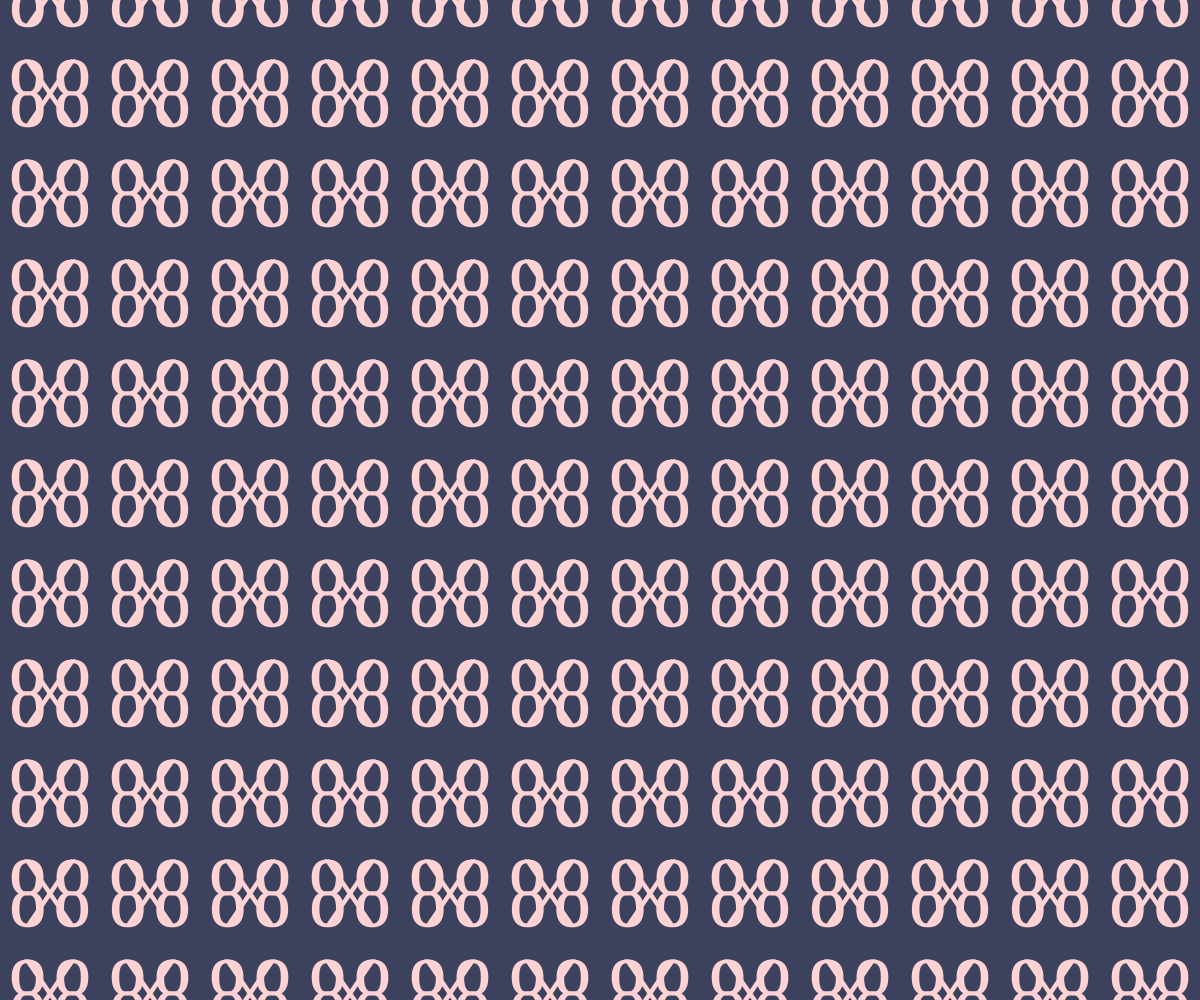
Frame 1 (no input)
Frame 60 (no input): identical to frame 1, image omitted
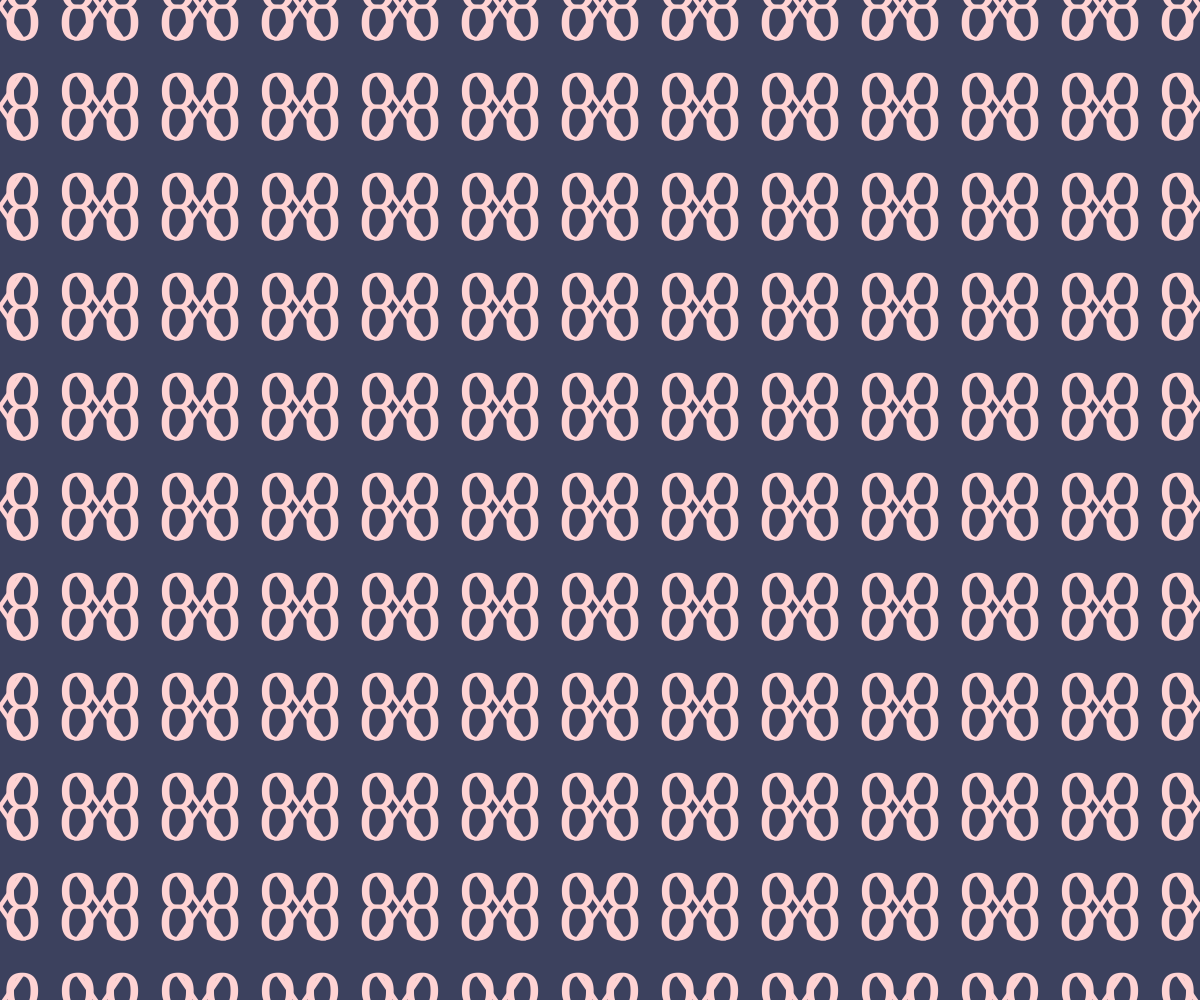
Frame 120 (the mouse pressed at the canvas centre since frame 60)

The p5.js sketch that drew these frames (run headless with seeded random() and noise() and a simulated clock; from frame 60 on, the mouse is pressed at the canvas centre):

// p5.js sketch
// ── sketch.js
let slotSize = 100;
let marginX
let marginY

let c = '%'
let colorsfront = [ "#ffd3d3", "#fcffa5", "#fc7afa", "#8fbdf6"]
let colorsback = ["#1a3a51", "#5c134a", "#3c415e", "#00677e"]

let c1
let c2

let fonts = [ "Monoton", "East Sea  Dokdo", "Fascinate Inline ", "Righteous"]


function setup() {

    createCanvas(windowWidth, windowHeight);

    pixelDensity(1)
    textSize(slotSize)
    textAlign(CENTER, CENTER)

    c1 = "#3c415e"
    c2 = "#ffd3d3"

    marginX = windowWidth - int((windowWidth / slotSize)) * slotSize;
    marginY = windowHeight - int((windowHeight / slotSize)) * slotSize;

    textFont('Righteous')

}


function draw() {

    background(c1)


    for (var x = -slotSize ; x < width + slotSize; x += slotSize) {
        for (var y = -slotSize ; y < height + slotSize; y += slotSize) {
            push()
            textSize(slotSize)
            textAlign(CENTER, CENTER)
            fill(c2)
            translate(x,y)

            push()
            scale(1, 1)
            translate( map(mouseX, 0, windowWidth, -slotSize/2, slotSize/2), 0)
            rotate(map(mouseY, 0, height, 0, TWO_PI))
            text(c, 0, 0)
            pop()

            push()
            scale(-1, 1)
            translate( map(mouseX, 0, windowWidth, -slotSize/2, slotSize/2), 0)
            rotate(map(mouseY, 0, height, 0, TWO_PI))
            text(c, 0, 0)
            pop()


            pop()
        }




    }


}

function keyTyped() {

    c = key
}

function mouseReleased() {
    slotSize = int(random(5, 25)) * 10

    c1 = colorsback[int(random(colorsback.length))]
    c2 = colorsfront[int(random(colorsfront.length))]
    let f = fonts[int(random(fonts.length))]
    textFont(f)


    //slotSize = int(map(mouseX, 0, width, 3, 15))*10
    marginX = windowWidth - int((windowWidth / slotSize)) * slotSize;
    marginY = windowHeight - int((windowHeight / slotSize)) * slotSize;

    console.log(slotSize, step, c1, c2, f)

}

function windowResized() {
    resizeCanvas(windowWidth, windowHeight);
    marginX = windowWidth - int((windowWidth / slotSize)) * slotSize;
    marginY = windowHeight - int((windowHeight / slotSize)) * slotSize;
}
